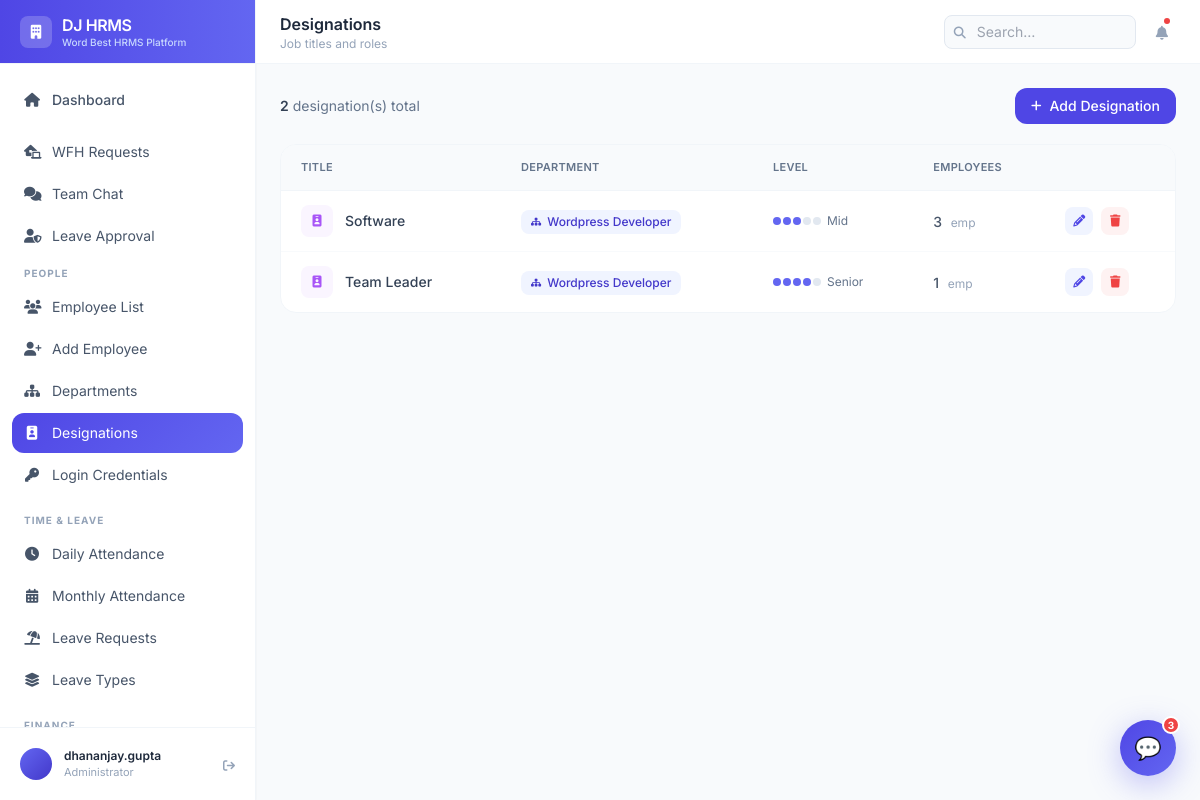
Page /dashboard/designations/ (signed in) on the earlier database version.
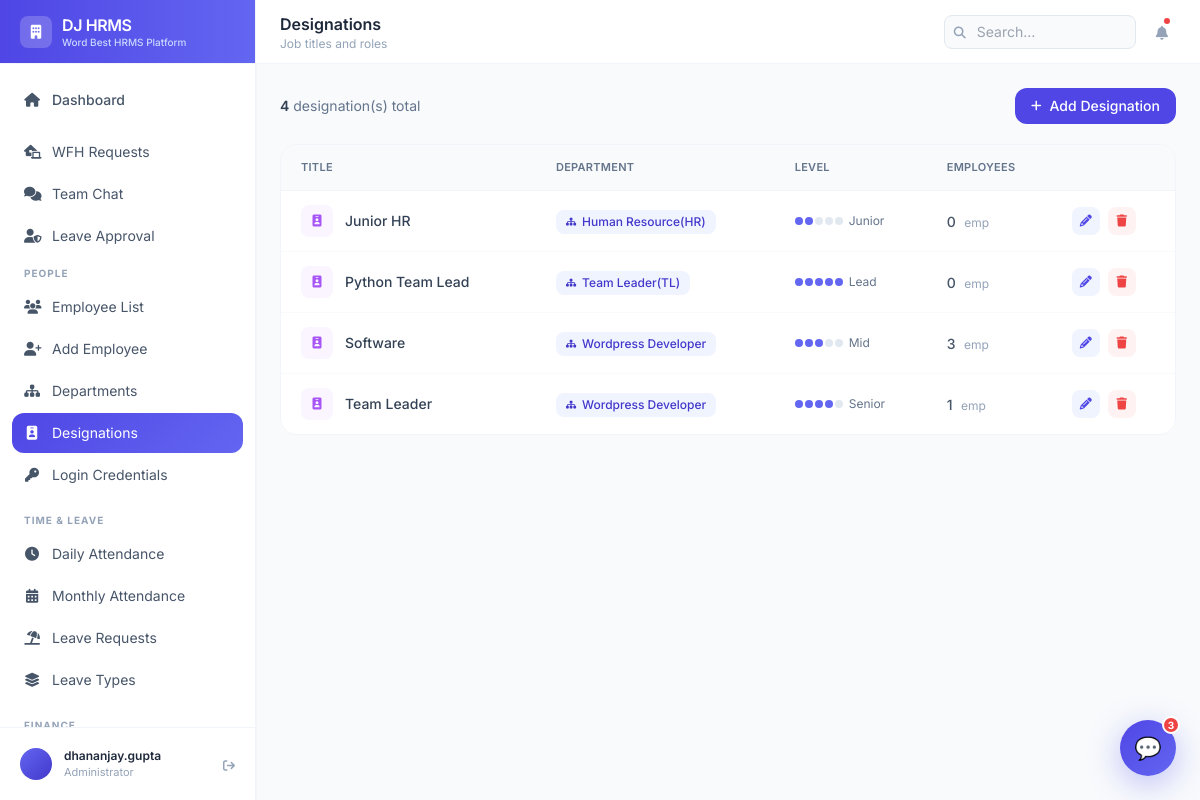
Same page on the later database version.
### employees/models.py (models this page shows, shortened)
class Designation(models.Model):
    title = models.CharField(max_length=100, unique=True)
    department = models.ForeignKey(Department, on_delete=models.CASCADE, related_name='designations')
    level = models.PositiveSmallIntegerField(default=1)  # 1=junior, 5=senior
    class Meta:
        ordering = ['title']

class Department(models.Model):
    name = models.CharField(max_length=100, unique=True)
    code = models.CharField(max_length=10, unique=True)
    description = models.TextField(blank=True)
    manager = models.ForeignKey(
        'Employee', on_delete=models.SET_NULL, null=True, blank=True,
        related_name='managed_department'
    )
    created_at = models.DateTimeField(auto_now_add=True)
    class Meta:
        ordering = ['name']

### employees/views.py (the view)
# urls.py: path('designations/', views.designation_list, name='designation_list'),
@login_required
def designation_list(request):
    designations = Designation.objects.select_related('department').all()
    return render(request, 'employees/designations.html', {'designations': designations})

### templates/employees/designations.html (shortened to what this page needs)
{% extends 'base.html' %}
{% block page_title %}Designations{% endblock %}
{% block page_subtitle %}Job titles and roles{% endblock %}
{% block content %}
<div class="flex items-center justify-between mb-5">
  <p class="text-slate-500 text-sm">
    <span class="font-semibold text-slate-700">{{ designations.count }}</span> designation(s) total
  </p>
  <a href="{% url 'add_designation' %}"
    class="inline-flex items-center gap-2 bg-brand-600 text-white px-4 py-2 rounded-xl text-sm font-medium hover:bg-brand-700 transition-colors">
    <i class="fas fa-plus text-xs"></i> Add Designation
  </a>
</div>
<div class="bg-white rounded-2xl border border-slate-100 overflow-hidden">
  <table class="w-full">
    <thead>
      <tr class="bg-slate-50 border-b border-slate-100">
        <th class="text-left text-[11px] font-semibold text-slate-500 uppercase tracking-wide px-5 py-3.5">Title</th>
        <th class="text-left text-[11px] font-semibold text-slate-500 uppercase tracking-wide px-4 py-3.5">Department</th>
        <th class="text-left text-[11px] font-semibold text-slate-500 uppercase tracking-wide px-4 py-3.5">Level</th>
        <th class="text-left text-[11px] font-semibold text-slate-500 uppercase tracking-wide px-4 py-3.5">Employees</th>
        <th class="px-4 py-3.5"></th>
      </tr>
    </thead>
    <tbody class="divide-y divide-slate-50">
      {% for d in designations %}
      <tr class="hover:bg-slate-50/60 transition-colors">
        <td class="px-5 py-3.5">
          <div class="flex items-center gap-3">
            <div class="w-8 h-8 bg-purple-50 rounded-lg flex items-center justify-center flex-shrink-0">
              <i class="fas fa-id-badge text-purple-500 text-xs"></i>
            </div>
            <span class="text-slate-700 text-sm font-medium">{{ d.title }}</span>
          </div>
        </td>
        <td class="px-4 py-3.5">
          <span class="inline-flex items-center gap-1.5 bg-brand-50 text-brand-700 text-xs font-medium px-2.5 py-1 rounded-lg">
            <i class="fas fa-sitemap text-[9px]"></i>
            {{ d.department.name }}
          </span>
        </td>
        <td class="px-4 py-3.5">
          <div class="flex items-center gap-1.5">
            <div class="flex gap-0.5">
              {% for i in "12345"|make_list %}
                <span class="w-2 h-2 rounded-full
                  {% if forloop.counter <= d.level %}bg-brand-500{% else %}bg-slate-200{% endif %}">
                </span>
              {% endfor %}
            </div>
            <span class="text-slate-500 text-xs">
              {% if d.level == 1 %}Intern
              {% elif d.level == 2 %}Junior
              {% elif d.level == 3 %}Mid
              {% elif d.level == 4 %}Senior
              {% else %}Lead{% endif %}
            </span>
          </div>
        </td>
        <td class="px-4 py-3.5">
          <span class="text-slate-600 text-sm font-medium">{{ d.employees.count }}</span>
          <span class="text-slate-400 text-xs ml-1">emp</span>
        </td>
        <td class="px-4 py-3.5">
          <div class="flex items-center gap-2">
            <a href="{% url 'edit_designation' d.pk %}"
              class="w-7 h-7 rounded-lg bg-brand-50 text-brand-600 hover:bg-brand-100 transition-colors flex items-center justify-center text-xs"
              title="Edit">
              <i class="fas fa-pencil"></i>
            </a>
            <button onclick="confirmDelete('{{ d.title }}', '{% url 'delete_designation' d.pk %}')"
              class="w-7 h-7 rounded-lg bg-red-50 text-red-500 hover:bg-red-100 transition-colors flex items-center justify-center text-xs"
              title="Delete">
              <i class="fas fa-trash"></i>
            </button>
          </div>
        </td>
      </tr>
      {% endfor %}
    </tbody>
  </table>
</div>
{% endblock %}

Differences in the rows shown:
added Designation: title "Junior HR", department.name "Human Resource(HR)", level 2 (drawn), employees.count "0"
added Designation: title "Python Team Lead", department.name "Team Leader(TL)", level 5 (drawn), employees.count "0"
Other differences:
{{ designations.count }}: "2" → "4"
